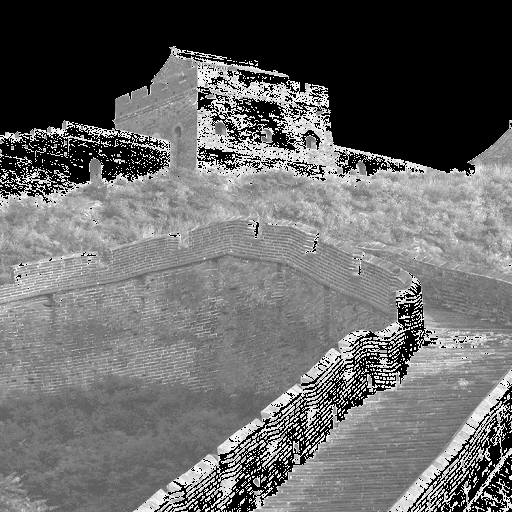
%> input picture 2160504053-自动化62-张坤/源代码/citywall1.bmp, 512 x 512 px
$ octave q3.m   (GNU Octave 9; MATLAB toolbox functions it lacks are replaced by stand-ins)
%> lines starting %> are read from the running program, lines starting %| are printed output that depends on the picture
clc;clear all;
%读取图像和调色板数据
[s{1},map{1}]=imread('citywall1.bmp');
[s{2},map{2}]=imread('citywall2.bmp');
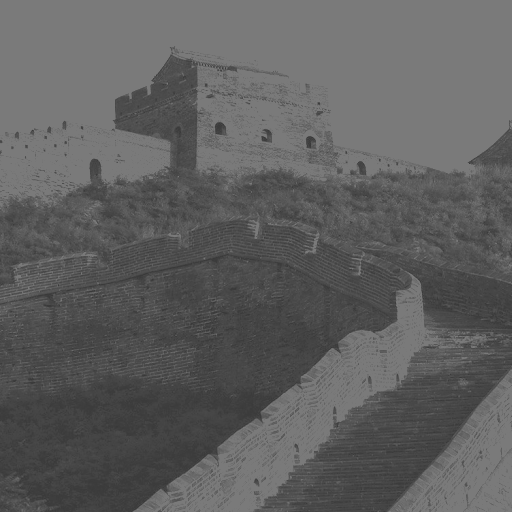
%> input picture 2160504053-自动化62-张坤/源代码/citywall2.bmp, 512 x 512 px
[s{3},map{3}]=imread('elain1.bmp');
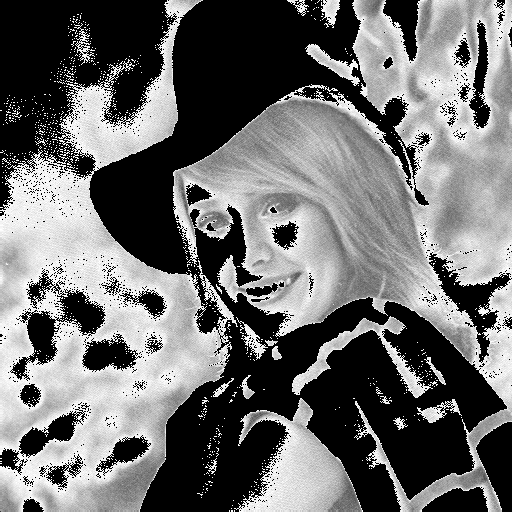
%> input picture 2160504053-自动化62-张坤/源代码/elain1.bmp, 512 x 512 px
[s{4},map{4}]=imread('elain2.bmp');
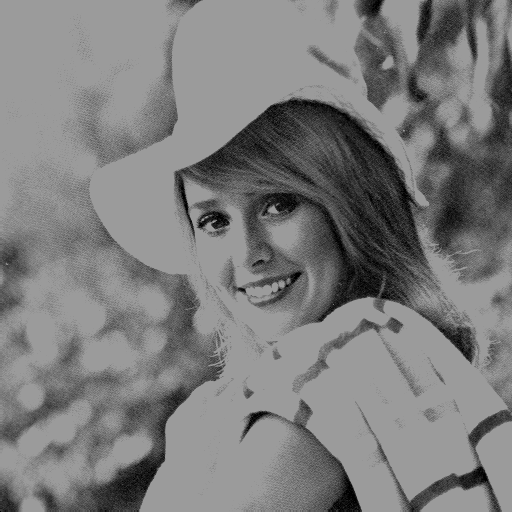
%> input picture 2160504053-自动化62-张坤/源代码/elain2.bmp, 512 x 512 px
[s{5},map{5}]=imread('elain3.bmp');
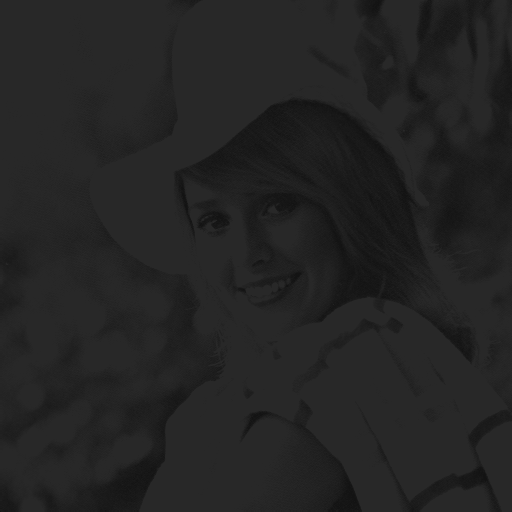
%> input picture 2160504053-自动化62-张坤/源代码/elain3.bmp, 512 x 512 px
[s{6},map{6}]=imread('lena1.bmp');
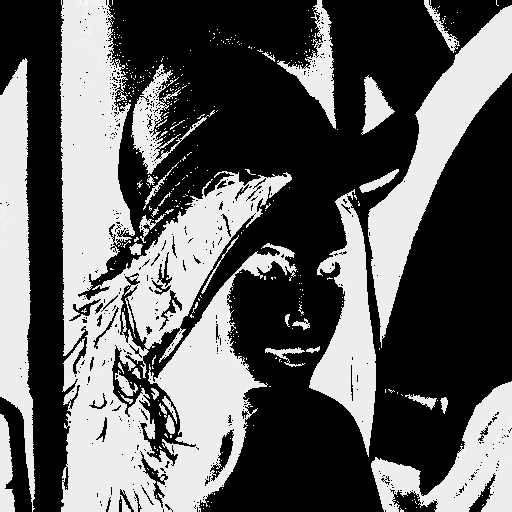
%> input picture 2160504053-自动化62-张坤/源代码/lena1.bmp, 512 x 512 px
%> (the run ends here)
